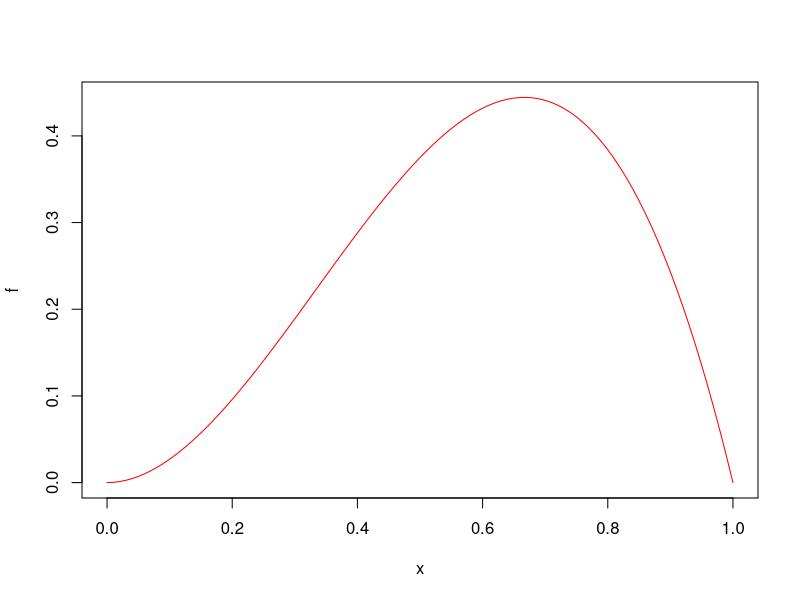
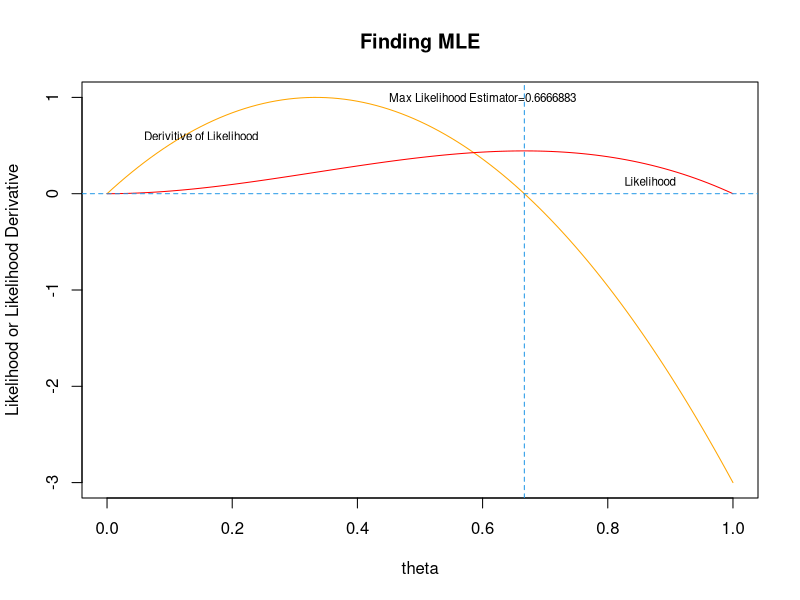

The R source for these figures, in order:
N = 3 #number of draws
k = 2 #number of white

C <- choose(N,k)
f <- function(t) C*(t**k)*(1-t)**(N-k)
F <- expression(C*(t**k)*(1-t)**(N-k))
plot(f,0,1, col="red")

#d <- D(f,"t")
g <- function(t) eval(D(F,"t"))

plot(g, 0,1, col="orange", 
     main = "Finding MLE", xlab = "theta",  ylab="Likelihood or Likelihood Derivative")
plot(f,0,1, col="red", add=TRUE) # plot deritive
abline(h=0, col=4, lty=2)
abline(v=0.6666883,col=4,lty=2) 
text(0.87,0.13,"Likelihood ", cex=.7)
text(0.15,0.6,"Derivitive of Likelihood", cex=.7)
text(0.6,1,"Max Likelihood Estimator=0.6666883", cex=.7)

uniroot(g, c(0.0001,.9999)) # finds the a zero in the given interval
